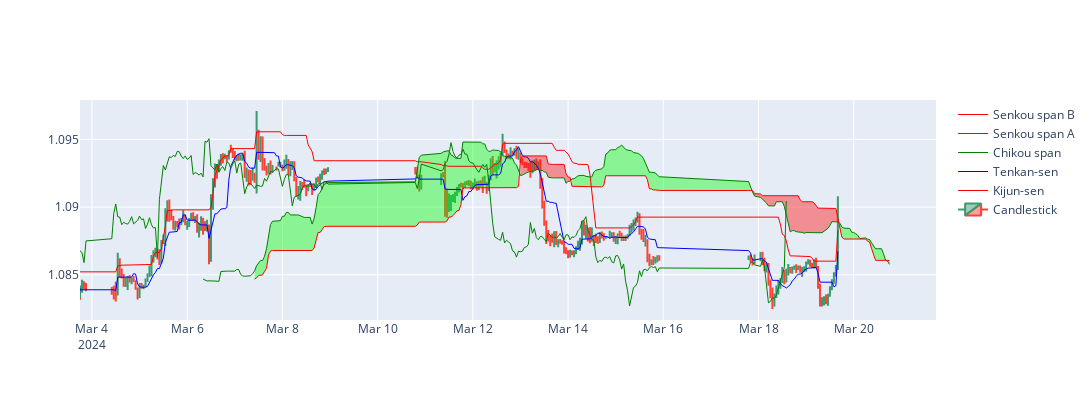

The notebook cell this image was saved under:
### Code cell
# Define a function to determine the fill color for the Ichimoku Cloud
def get_fill_color(label):
    # Green color for bullish signal, red for bearish
    return 'rgba(0,255,0,0.4)' if label == 1 else 'rgba(255,0,0,0.4)'

# Initialize a new figure for plotting
fig = go.Figure()

# Copy the dataframe to avoid modifying the original data
df1 = df.copy()

# Create a 'label' column to identify bullish (1) and bearish (0) areas
df1['label'] = np.where(df1['senkou span A'] > df1['senkou span B'], 1, 0)

# Group the data by consecutive labels to create continuous areas
df1['group'] = df1['label'].ne(df1['label'].shift()).cumsum()
groups = df1.groupby('group')

# Split the dataframe into subframes for each group
dfs = [data for _, data in groups]

# Plot each group's Ichimoku Cloud area
for df in dfs:
    # Add the Senkou Span A line (invisible, used for filling color)
    fig.add_trace(go.Scatter(x=df.index, y=df['senkou span A'], 
                             line=dict(color='rgba(0,0,0,0)'), name='cloud', showlegend=False))
    # Add the Senkou Span B line and fill the area between them
    fig.add_trace(go.Scatter(x=df.index, y=df['senkou span B'], 
                             line=dict(color='rgba(0,0,0,0)'), fill='tonexty', 
                             fillcolor=get_fill_color(df['label'].iloc[0]), name='cloud', showlegend=False))

# Plot the Kijun-sen line
Kijun_sen = go.Scatter(x=df1.index, y=df1['Kijun-sen'].shift(-26), 
                       line=dict(color='red', width=1), name='Kijun-sen')

# Plot the Tenkan-sen line
tenkan_sen = go.Scatter(x=df1.index, y=df1['tenkan-sen'].shift(-26), 
                        line=dict(color='blue', width=1), name='Tenkan-sen')

# Plot the Chikou Span line
chikou_span = go.Scatter(x=df1.index, y=df1['chikou span'].shift(-26), 
                         line=dict(color='green', width=1), name='Chikou span')

# Plot the Senkou Span A line
senkou_span_A = go.Scatter(x=df1.index, y=df1['senkou span A'], 
                           line=dict(color='green', width=1), name='Senkou span A')

# Plot the Senkou Span B line
senkou_span_B = go.Scatter(x=df1.index, y=df1['senkou span B'], 
                           line=dict(color='red', width=1), name='Senkou span B')

# Add the candlestick trace
fig.add_trace(candle)

# Add all the Ichimoku lines to the figure
fig.add_trace(Kijun_sen)
fig.add_trace(tenkan_sen)
fig.add_trace(chikou_span)
fig.add_trace(senkou_span_A)
fig.add_trace(senkou_span_B)

# Update the layout of the figure
fig.update_layout(width=1100, height=400, xaxis_rangeslider_visible=False, showlegend=True)

# Display the figure
fig.show()
